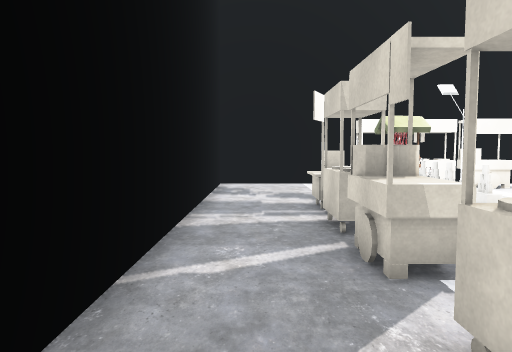
View 1 (above)

17 first-person views from a walk through a 3-D level made in the Unity game engine. The camera is 1.4 m above the floor, tilts 4° down and sees 70° across. The floor is counted in squares, 1 m on a side. Each view is taken from the middle of a square. On the plan, view 1 faces up. The plan holds only what a view shows up to about 16 squares ahead; the rest is blank. Some surface patterns are stand-ins.

View 2
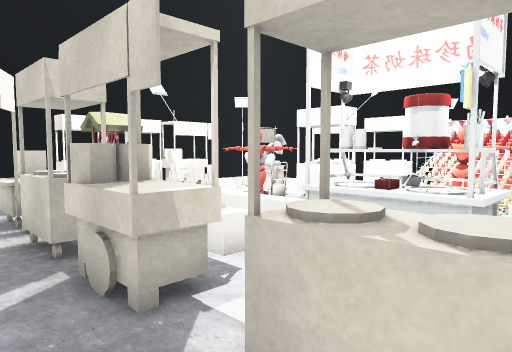

View 3
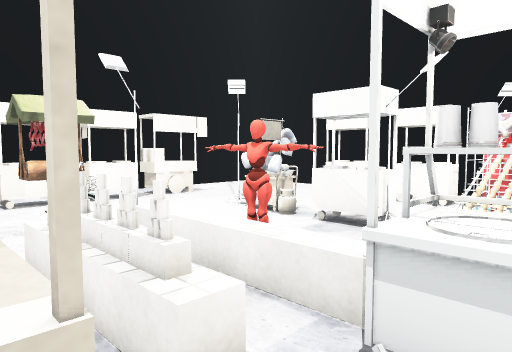

View 4
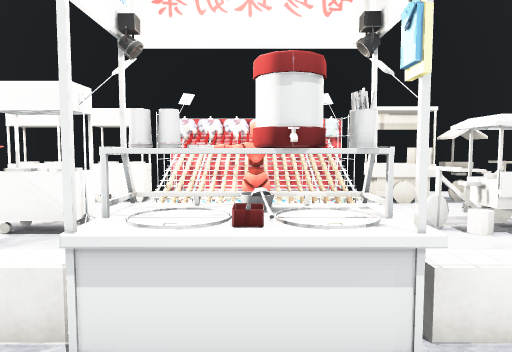

View 5
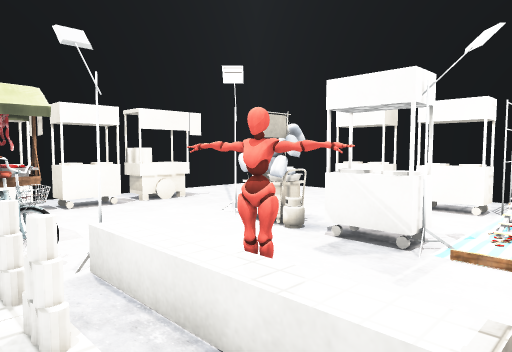

View 6
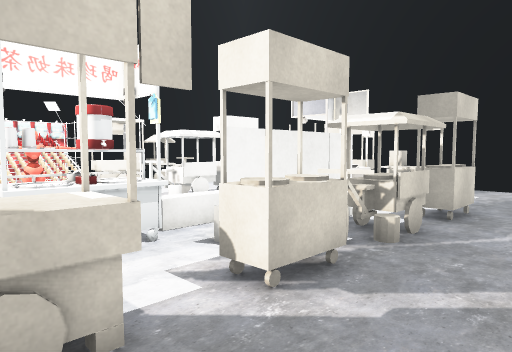

View 7
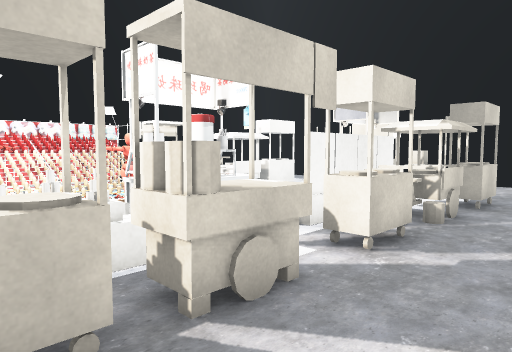

View 8
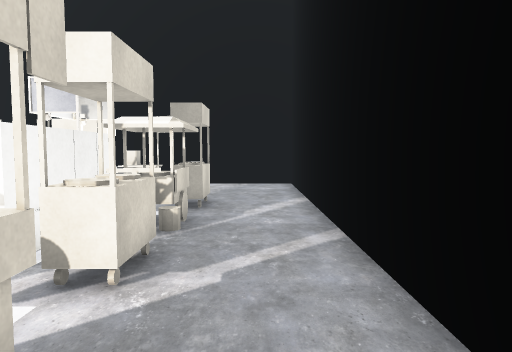

View 9
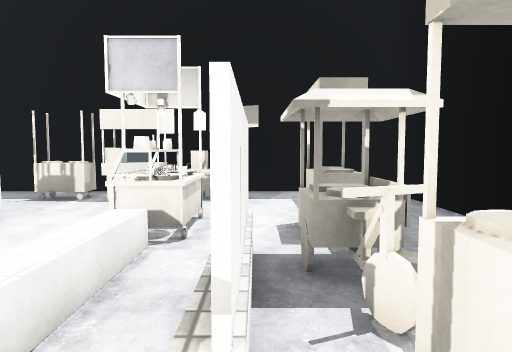

View 10
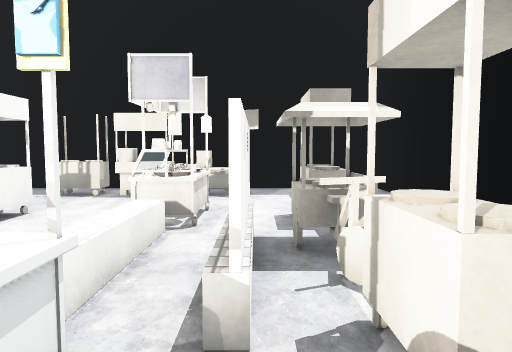

View 11
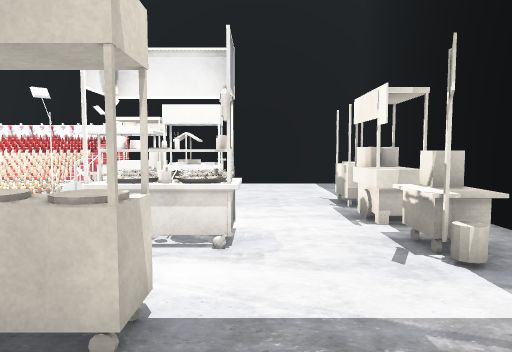

View 12
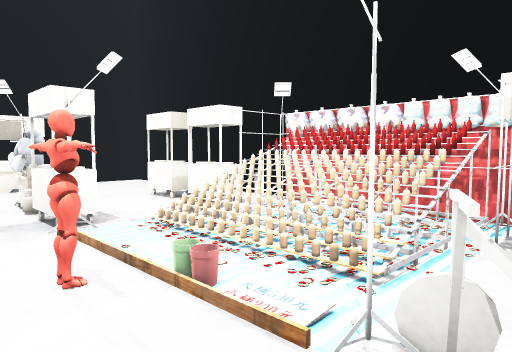

View 13
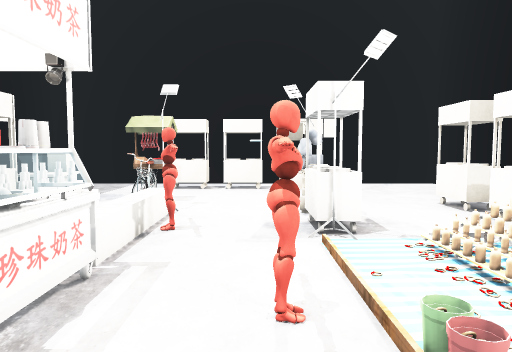

View 14
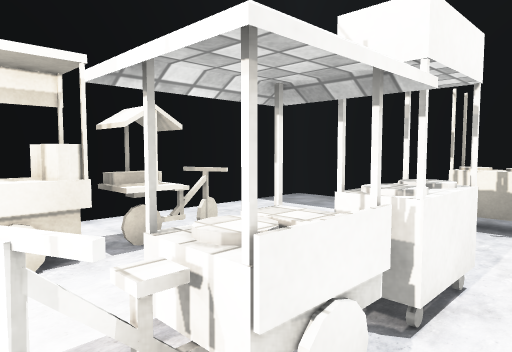

View 15
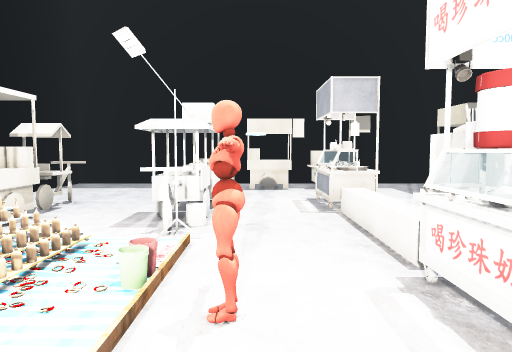

View 16
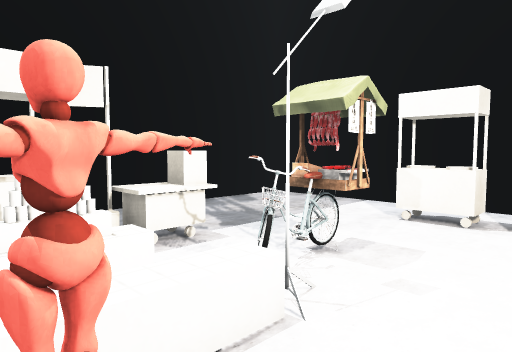

View 17
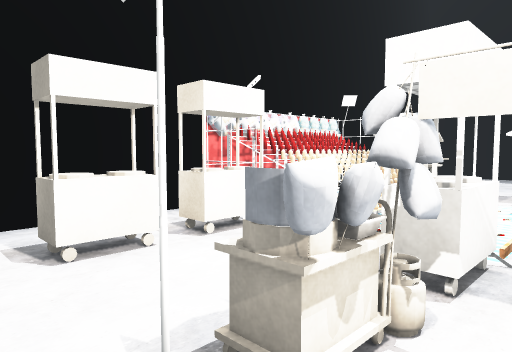

### Floor plan
Key: @ floor where view 1 was taken; # wall or solid block; x gap in a wall; . floor; = window, fence, low wall or low ledge; ^ raised ledge; C carpet; O other object.
Columns run from 2 left of view 1 to 15 right of it. Each row starts with its distance up from view 1.
 16 ##################
 15 #................#
 14 #.....#####=.....#
 13 #.....#####=.....#
 12 #................#
 11 #.....O..........#
 10 #...=.O...O......#
  9 #..=^.O...OO..=..#
  8 #...x.=^..O...x..#
  7 #..=#^.^..==..=..#
  6 #..##^.^..O#..#CO#
  5  ..##^=^...CCOOOO#
  4  ..##.OO.O..COOOO
  3  .....OO.x..COOOO
  2  ..==.OO.#..COOOO
  1  ..### ^...CCOOOO
  0 #.@.^# ^..C#..#CO#
 -1 #...=# ^..##..#  #
 -2 #...## ^..##..#..#
 -3 #..##.OO..##..#..#
 -4 #..##.OO..##..#..#
 -5 #.....OO.........#
 -6 #................#
 -7 #.....^x##^^.....#
 -8 #.....^^##^^.....#
 -9 #................#
-10 ##################

Where each view was taken, in squares from view 1:
view 1: 0 up, 0 right, facing up
view 2: 1 up, 0 right, facing up-right
view 3: 3 up, 2 right, facing up-right
view 4: 3 up, 2 right, facing right
view 5: 4 up, 3 right, facing up-right
view 6: 5 up, 1 left, facing down-right
view 7: 7 up, 1 left, facing down-right
view 8: 6 up, 0 right, facing down
view 9: 3 up, 3 right, facing down
view 10: 4 up, 3 right, facing down
view 11: 5 down, 1 left, facing right
view 12: 1 down, 6 right, facing up-right
view 13: 0 up, 7 right, facing up
view 14: 0 up, 7 right, facing down-right
view 15: 6 up, 7 right, facing down
view 16: 6 up, 7 right, facing up-left
view 17: 11 up, 7 right, facing down-right
